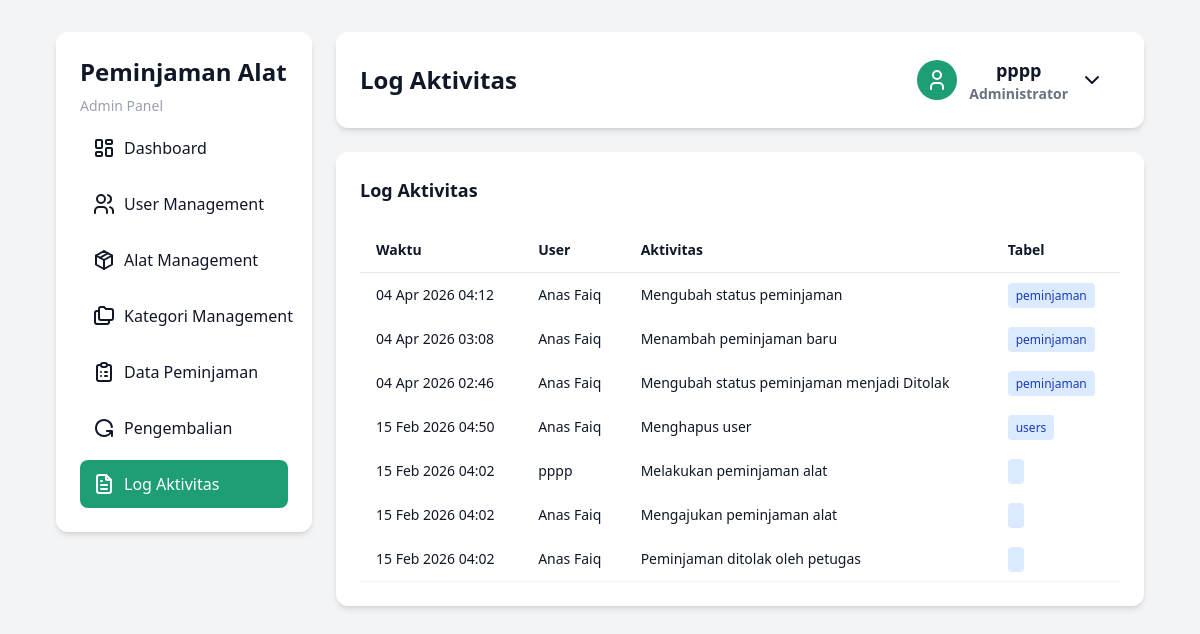
The app's page /pages/admin/log_aktivitas.php (signed in), older data.
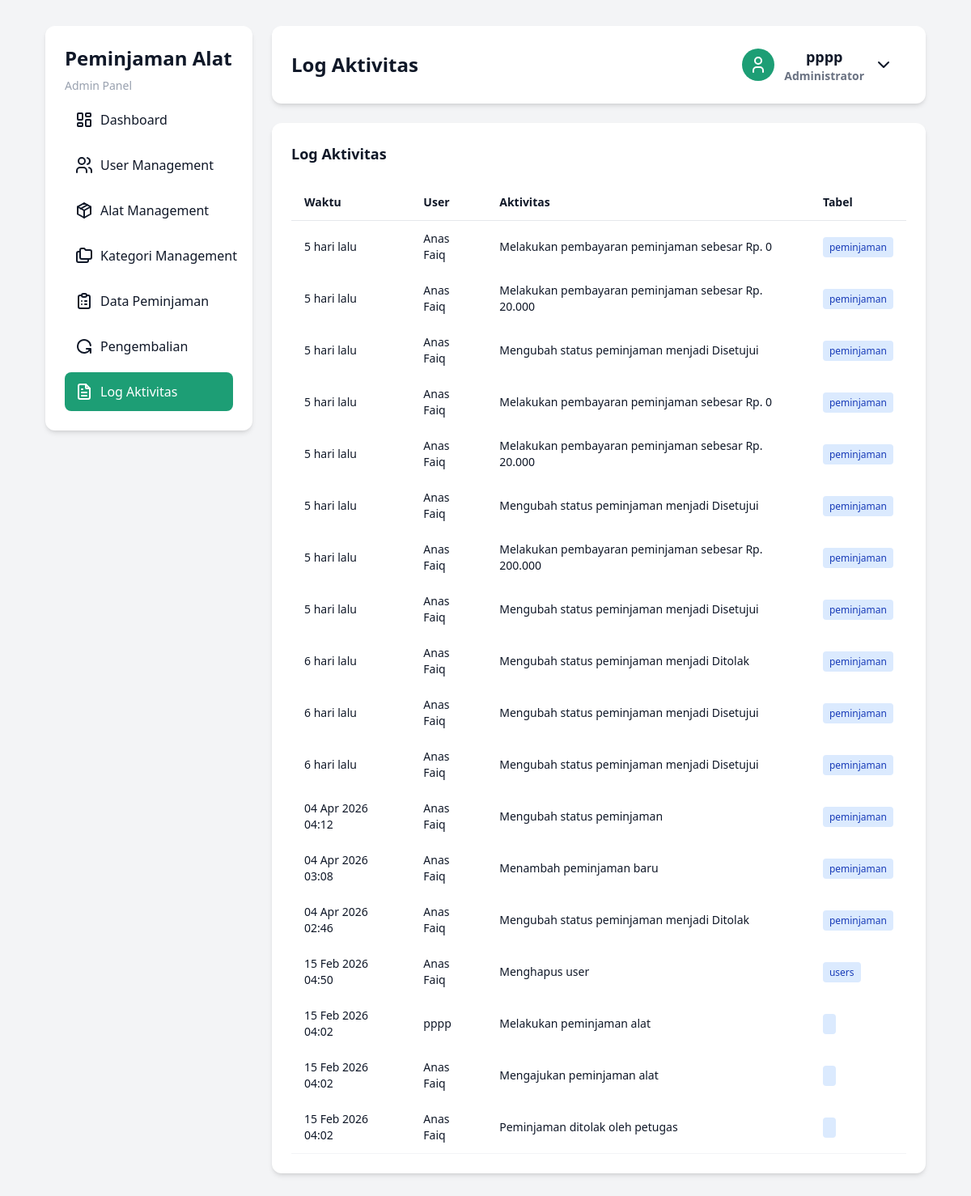
The same page, newer data.
### tables this page shows
CREATE TABLE `log_aktivitas` (
  `id_log` int NOT NULL,
  `id_user` int NOT NULL,
  `aktivitas` varchar(255) NOT NULL,
  `tabel` varchar(100) DEFAULT NULL,
  `id_referensi` int DEFAULT NULL,
  `waktu` timestamp NOT NULL DEFAULT CURRENT_TIMESTAMP
);

CREATE TABLE `users` (
  `id_user` int NOT NULL,
  `nama` varchar(100) NOT NULL,
  `username` varchar(100) NOT NULL,
  `password` varchar(255) NOT NULL,
  `role` enum('admin','petugas','peminjam') NOT NULL
);

### config/logging.php (called while the page is built, shortened)
<?php
function getRecentLogs($conn, $limit = 10) {
    $query = "SELECT
        l.id_log,
        l.id_user,
        u.nama as nama_user,
        l.aktivitas,
        l.tabel,
        l.id_referensi,
        l.waktu
        FROM log_aktivitas l
        JOIN users u ON l.id_user = u.id_user
        ORDER BY l.waktu DESC
        LIMIT ?";
    $stmt = $conn->prepare($query);
    if ($stmt) {
        $stmt->bind_param("i", $limit);
        $stmt->execute();
        return $stmt->get_result();
    }
    return null;
}
function formatWaktu($waktu) {
    $now = time();
    $timestamp = strtotime($waktu);
    $diff = $now - $timestamp;
    if ($diff < 60) {
        return "baru saja";
    } else if ($diff < 3600) {
        $minutes = floor($diff / 60);
        return $minutes . " menit lalu";
    } else if ($diff < 86400) {
        $hours = floor($diff / 3600);
        return $hours . " jam lalu";
    } else if ($diff < 604800) {
        $days = floor($diff / 86400);
        return $days . " hari lalu";
    } else {
        return date('d M Y H:i', $timestamp);
    }
}
?>

### pages/admin/log_aktivitas.php (the view, shortened to what this page needs)
<?php
include '../../config/conn.php';
include '../../config/logging.php';
$id_user = $_SESSION['id_user'];
$nama = mysqli_query($conn, "SELECT * FROM users WHERE id_user='$id_user'");
$data = mysqli_fetch_assoc($nama);
$query = getRecentLogs($conn, 50);
?>
<!DOCTYPE html>
<html lang="en">
  <head>
    <link rel="stylesheet" href="../../src/output.css" />
  </head>
  <body class="flex gap-6 min-h-screen w-full py-8 px-14">
    <?php
      include '../components/sidebar.php'
?>
    <main class="right-dashboard-section">
      <nav class="navbar">
        <p>Log Aktivitas</p>
        <div class="user-dropdown-wrapper">
          <button id="userBtn" class="user-dropdown-button">
            <div class="user-icon">
              <svg
                xmlns="http://www.w3.org/2000/svg"
                width="24"
                height="24"
                viewBox="0 0 24 24"
                fill="none"
                stroke="currentColor"
                stroke-width="2"
                stroke-linecap="round"
                stroke-linejoin="round"
              >
                <path d="M8 7a4 4 0 1 0 8 0a4 4 0 0 0 -8 0" />
                <path d="M6 21v-2a4 4 0 0 1 4 -4h4a4 4 0 0 1 4 4v2" />
              </svg>
            </div>
            <div class="user-account">
              <p><?= $data['nama'] ?></p>
              <span>Administrator</span>
            </div>
            <svg
              class="dropdown-arrow"
              xmlns="http://www.w3.org/2000/svg"
              width="24"
              height="24"
              viewBox="0 0 24 24"
              fill="none"
              stroke="currentColor"
              stroke-width="2"
              stroke-linecap="round"
              stroke-linejoin="round"
            >
              <path d="M6 9l6 6l6 -6" />
            </svg>
          </button>
        </div>
      </nav>
      <div class="main-card">
        <section class="search-section">
          <div class="top-equipment-section">
            <h3>Log Aktivitas</h3>
          </div>
        </section>
        <section class="equipment-table-section">
          <table class="crud-table">
            <thead>
              <tr>
                <td class="table-header">Waktu</td>
                <td class="table-header">User</td>
                <td class="table-header">Aktivitas</td>
                <td class="table-header">Tabel</td>
              </tr>
            </thead>
            <tbody>
              <?php
            if ($query) {
                while ($log = mysqli_fetch_assoc($query)) {
                    $waktuFormatted = formatWaktu($log['waktu']);
                    echo "<tr>";
                    echo "<td title='" . $log['waktu'] . "'>" . $waktuFormatted . "</td>";
                    echo "<td>" . $log['nama_user'] . "</td>";
                    echo "<td>" . $log['aktivitas'] . "</td>";
                    echo "<td><span class='text-xs bg-blue-100 text-blue-800 px-2 py-1 rounded'>" . $log['tabel'] . "</span></td>";
                    echo "</tr>";
                }
            } else {
                echo "<tr><td colspan='4' class='text-center py-4'>Tidak ada log aktivitas</td></tr>";
            }
?>
            </tbody>
          </table>
        </section>
      </div>
    </main>
  </body>
</html>

Row changes from the older to the newer data that the page shows:
added log_aktivitas: waktu "5 hari lalu", id_user.nama "Anas Faiq", aktivitas "Melakukan pembayaran peminjaman sebesar Rp. 0", tabel "peminjaman"
added log_aktivitas: waktu "5 hari lalu", id_user.nama "Anas Faiq", aktivitas "Melakukan pembayaran peminjaman sebesar Rp. 20.000", tabel "peminjaman"
added log_aktivitas: waktu "5 hari lalu", id_user.nama "Anas Faiq", aktivitas "Mengubah status peminjaman menjadi Disetujui", tabel "peminjaman"
added log_aktivitas: waktu "5 hari lalu", id_user.nama "Anas Faiq", aktivitas "Melakukan pembayaran peminjaman sebesar Rp. 0", tabel "peminjaman"
added log_aktivitas: waktu "5 hari lalu", id_user.nama "Anas Faiq", aktivitas "Melakukan pembayaran peminjaman sebesar Rp. 20.000", tabel "peminjaman"
added log_aktivitas: waktu "5 hari lalu", id_user.nama "Anas Faiq", aktivitas "Mengubah status peminjaman menjadi Disetujui", tabel "peminjaman"
added log_aktivitas: waktu "5 hari lalu", id_user.nama "Anas Faiq", aktivitas "Melakukan pembayaran peminjaman sebesar Rp. 200.000", tabel "peminjaman"
added log_aktivitas: waktu "5 hari lalu", id_user.nama "Anas Faiq", aktivitas "Mengubah status peminjaman menjadi Disetujui", tabel "peminjaman"
added log_aktivitas: waktu "6 hari lalu", id_user.nama "Anas Faiq", aktivitas "Mengubah status peminjaman menjadi Ditolak", tabel "peminjaman"
added log_aktivitas: waktu "6 hari lalu", id_user.nama "Anas Faiq", aktivitas "Mengubah status peminjaman menjadi Disetujui", tabel "peminjaman"
added log_aktivitas: waktu "6 hari lalu", id_user.nama "Anas Faiq", aktivitas "Mengubah status peminjaman menjadi Disetujui", tabel "peminjaman"
